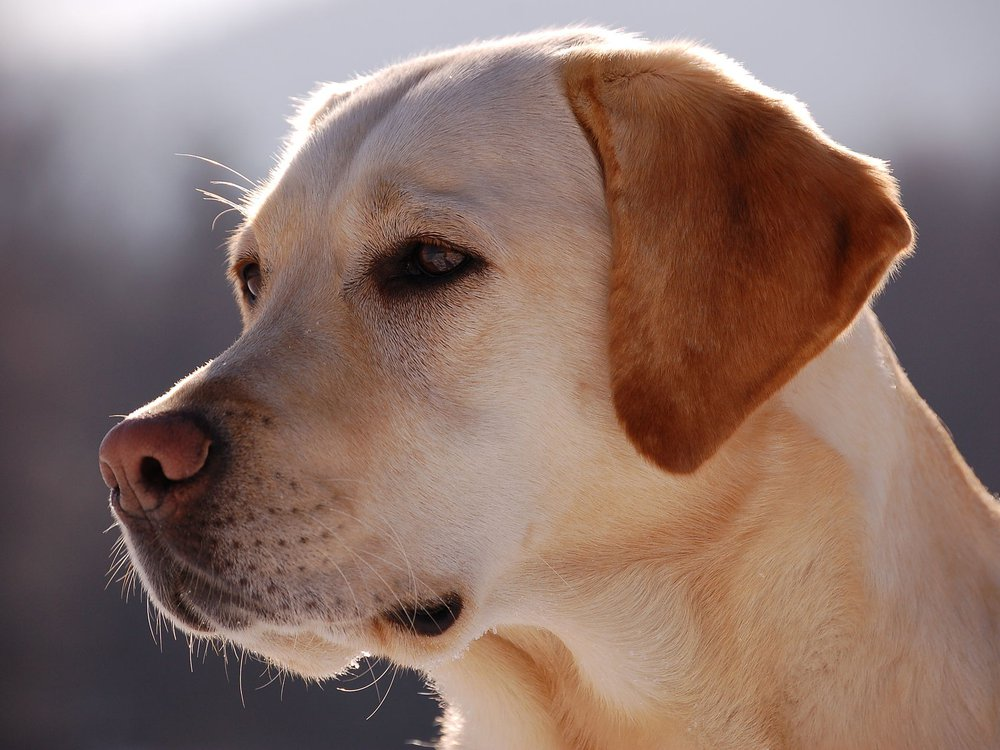
#> input picture dog.jpg, 1000 x 750 px
$ jupyter execute 'Task 1 (Image to pencil sketch).ipynb'
#> lines starting #> are read from the running program, lines starting #| are printed output that depends on the picture
#  LGMVIP-DATA SCIENCE INTERN

# Beginner Task 4-Image to Pencil Sketch with Python

# Submitted by-Ashita Hirmukhe

[cell 1]
import cv2

[cell 2]
img = cv2.imread("dog.jpg")
#> img is the input picture: shape (750, 1000, 3); mean B, G, R 105.4, 113.9, 138.7

[cell 3]
gray_image = cv2.cvtColor(img, cv2.COLOR_BGR2GRAY)
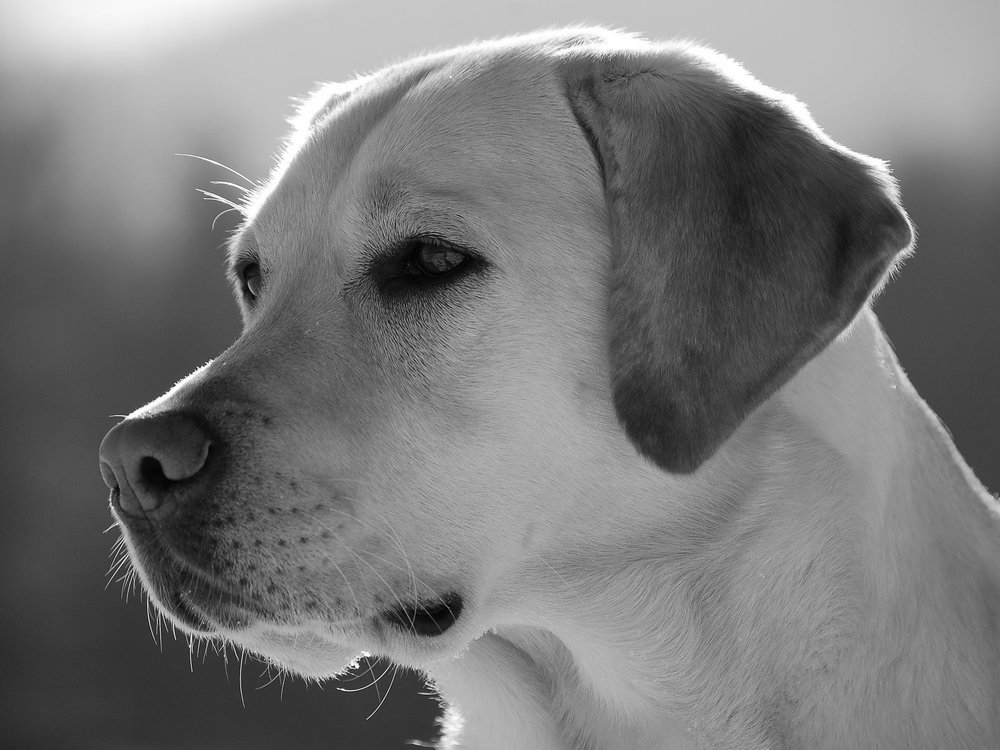
#> gray_image: shape (750, 1000); min 0, max 255, mean 120.3

[cell 4]
inverted_gray_image = 255 - gray_image
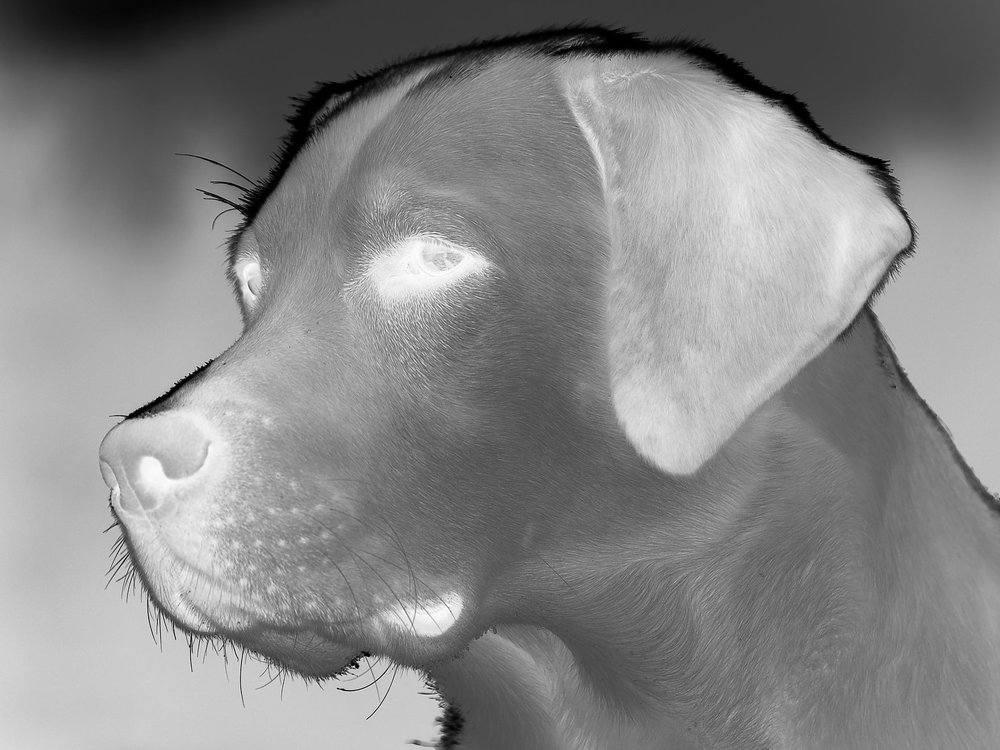
#> inverted_gray_image: shape (750, 1000); min 0, max 255, mean 134.7

[cell 5]
blurred_image = cv2.GaussianBlur(inverted_gray_image, (21, 21), 0)

[cell 6]
inverted_blurred_image = 255 - blurred_image

[cell 7]
pencil_sketch_image = cv2.divide(gray_image, inverted_blurred_image, scale = 256.0)
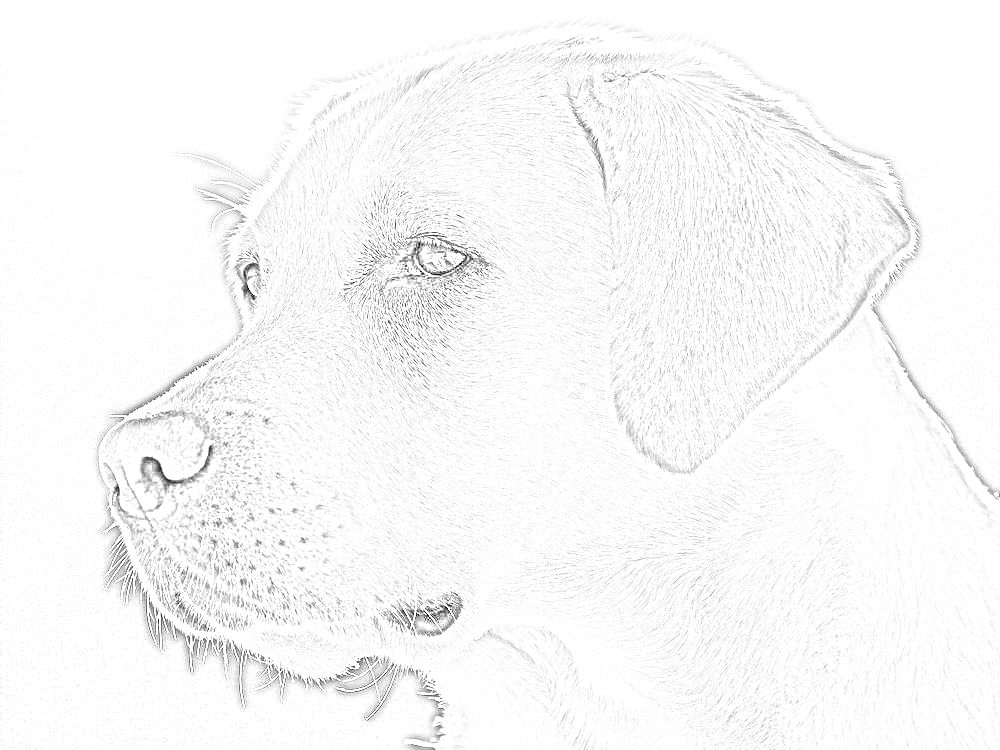
#> pencil_sketch_image: shape (750, 1000); min 0, max 255, mean 248.6
